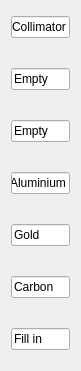
   <widget class="QWidget" name="layoutWidget_4">
    <property name="geometry">
     <rect>
      <x>170</x>
      <y>40</y>
      <width>81</width>
      <height>371</height>
     </rect>
    </property>
    <layout class="QVBoxLayout" name="verticalLayout_7">
     <property name="spacing">
      <number>25</number>
     </property>
     <item>
      <widget class="QLineEdit" name="lineEdit_23">
       <property name="autoFillBackground">
        <bool>false</bool>
       </property>
       <property name="text">
        <string>Collimator</string>
       </property>
       <property name="frame">
        <bool>true</bool>
       </property>
      </widget>
     </item>
     <item>
      <widget class="QLineEdit" name="lineEdit_24">
       <property name="text">
        <string>Empty</string>
       </property>
      </widget>
     </item>
     <item>
      <widget class="QLineEdit" name="lineEdit_25">
       <property name="text">
        <string>Empty</string>
       </property>
      </widget>
     </item>
     <item>
      <widget class="QLineEdit" name="lineEdit_26">
       <property name="text">
        <string>Aluminium</string>
       </property>
      </widget>
     </item>
     <item>
      <widget class="QLineEdit" name="lineEdit_27">
       <property name="text">
        <string>Gold</string>
       </property>
      </widget>
     </item>
     <item>
      <widget class="QLineEdit" name="lineEdit_28">
       <property name="text">
        <string>Carbon</string>
       </property>
      </widget>
     </item>
     <item>
      <widget class="QLineEdit" name="lineEdit_29">
       <property name="text">
        <string>Fill in</string>
       </property>
      </widget>
     </item>
    </layout>
   </widget>
